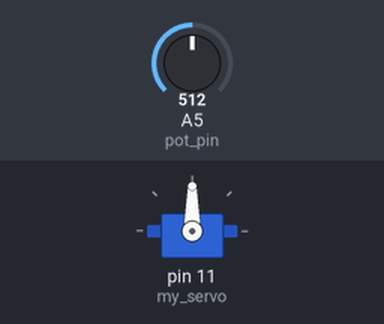
Bench run of a sketch on a simulated Arduino Uno, built with avr-gcc and run on an emulated ATmega328P. On the bench: servo. The test bench sets the inputs (shaded band); at power-on: A5 (pot_pin) = 512.

Above: at 1.2 s.
1.3 s: A5 (pot_pin) set to 716
At 2.5 s:
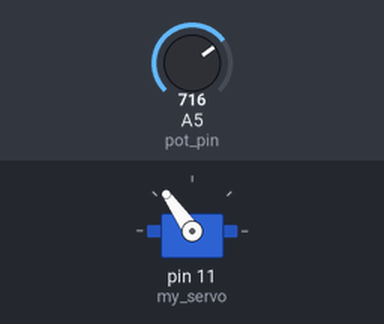
2.8 s: A5 (pot_pin) set to 900
At 3.5 s:
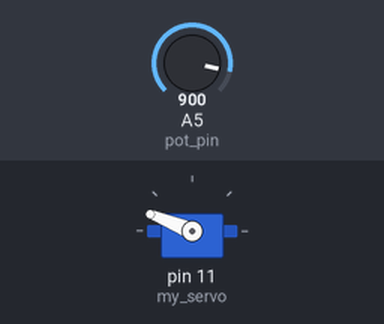
4.3 s: A5 (pot_pin) set to 1023
At 5.0 s:
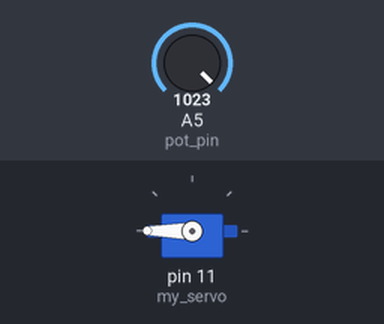
5.8 s: A5 (pot_pin) set to 306
At 7.0 s:
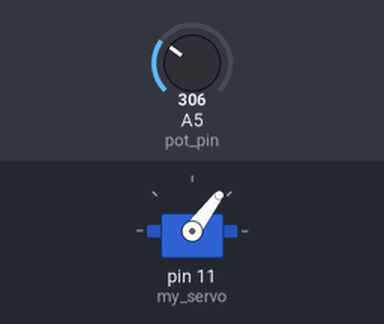
7.3 s: A5 (pot_pin) set to 122
At 8.4 s:
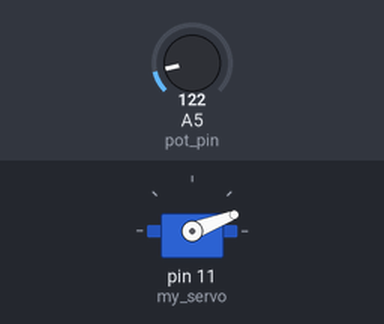
Timing chart, 0 to 9.8 s (numbered marks = the images above; inputs shaded):
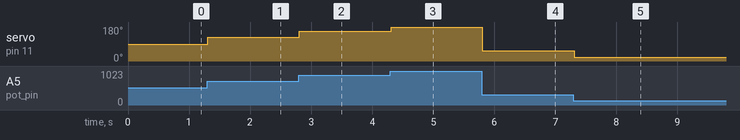

The sketch:

Srv_POT.ino
```cpp
#include <Servo.h>
Servo my_servo;
int pot_pin = A5;
int val = 0;
void setup()
{
  my_servo.attach(11);
}
void loop()
{
  val = analogRead(pot_pin);
  val = map (val , 0 , 1023 , 0 , 180) ;
  my_servo.write(val);
  delay(15);
}
```

Measured:
- after the input at 1.3 s, servo on pin 11 (my_servo): 90° → 125° at once
- after the input at 2.8 s, servo on pin 11 (my_servo): 125° → 158° at once
- after the input at 4.3 s, servo on pin 11 (my_servo): 158° → 180° at once
- after the input at 5.8 s, servo on pin 11 (my_servo): 180° → 53° at once
- after the input at 7.3 s, servo on pin 11 (my_servo): 53° → 21° at once
